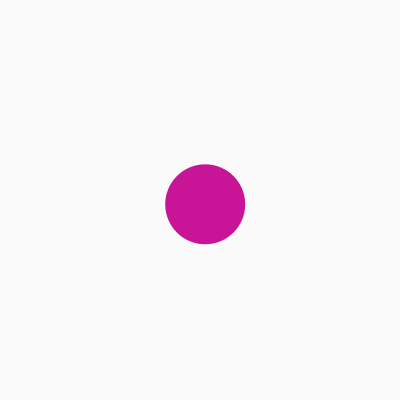
Frame 1 (no input)
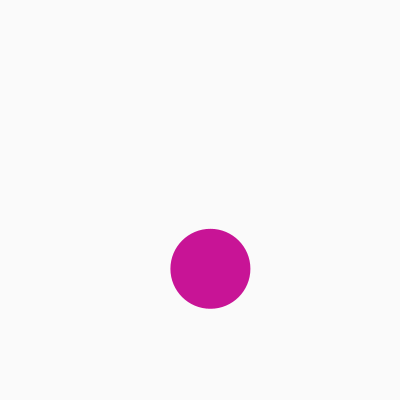
Frame 60 (the mouse pressed at the canvas centre just before this capture)
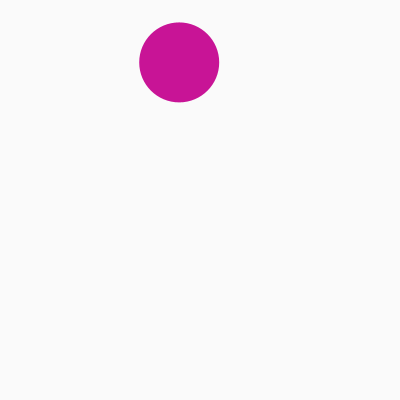
Frame 120 (the mouse held since frame 60 and released just before this capture)

The Processing sketch that drew these frames (run headless with seeded random() and noise(); from frame 60 on, the mouse is pressed at the canvas centre):

// Processing sketch: processing_63741
// ── processing_63741.pde

float xpos, ypos; // location of the ball
float xspeed, yspeed;  
int r = 40;

void setup()
{
  size(400, 400);
  smooth();
  noStroke();
  xspeed = 5.2;
  yspeed = 4.3;
  xpos = width/2;
  ypos = height/2;
}


void draw()
{
  background(250);
  
  //updating the position
  xpos += xspeed;
  ypos += yspeed;
 
 //rendering the ball
  fill(200,20,150);
  ellipse(xpos,ypos, r*2,r*2);
   
//   
//  //checking the walls
//  if( (ypos >= height) || (ypos < 0))
//  {
//    yspeed *= -1;
//  }
//  if( (xpos >= width) || (xpos < 0))
//  {
//    xspeed *= -1;
//  }
   
  //checking the walls
  if( (ypos > height-r) || (ypos < r))
  {
    yspeed *= -1;
  }
  if( (xpos > width-r) || (xpos < r))
  {
    xspeed *= -1;
  }


}
